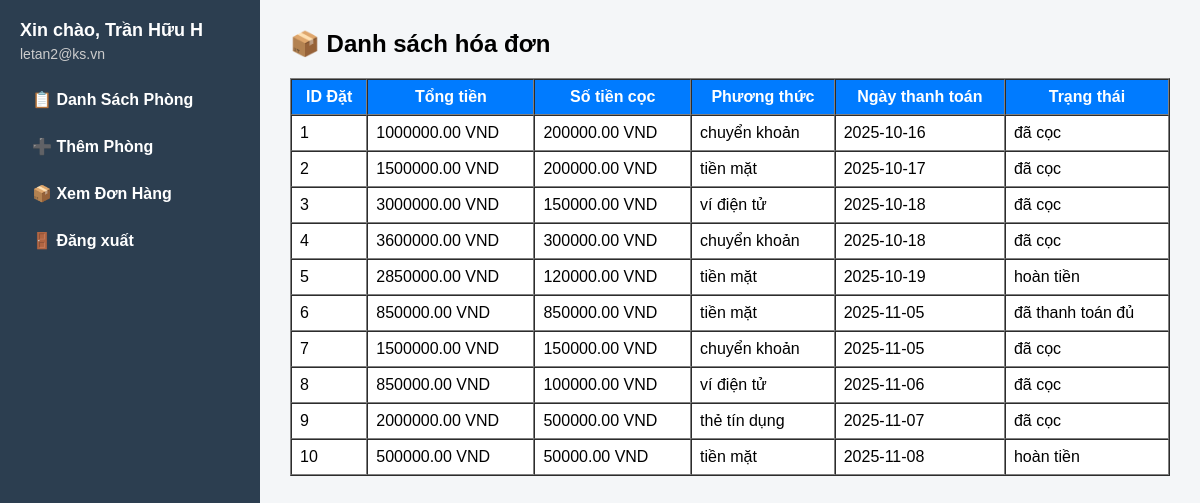
Screenshot of /index.php?page=hoadon.php (signed in) with the database file from the repository.
### tables this page shows
CREATE TABLE hoa_don (
    id_thanh_toan INT(11) AUTO_INCREMENT PRIMARY KEY,
    id_dat INT(11) UNIQUE, 
    tong_tien DECIMAL(10,2) NOT NULL,
    so_tien_coc DECIMAL(10,2) DEFAULT 0.00,
    phuong_thuc ENUM('tiền mặt', 'chuyển khoản', 'ví điện tử', 'thẻ tín dụng') NOT NULL,
    ngay_thanh_toan DATE,
    trang_thai_tt ENUM('chưa thanh toán', 'đã cọc', 'đã thanh toán đủ', 'hoàn tiền') DEFAULT 'chưa thanh toán',
    
    FOREIGN KEY (id_dat) REFERENCES don_hang(id_dat)
);

### dbadmin.php (called while the page is built, shortened)
<?php
class DbAdmin {
    public $host = 'localhost';
    public $dbname = 'website_dat_phong_khach_san';
    public $username = 'root';
    public $password = '';
    public $db;
    function __construct() {
        $this->db = new mysqli($this->host, $this->username, $this->password, $this->dbname);
        $this->db->set_charset('utf8');
    }
    public function Laydanhsachhoadon() {
    $sql = "SELECT * FROM hoa_don";
    return $this->db->query($sql);
    }
}
?>

### hoadon.php (the view)
<?php
include 'DbAdmin.php';
$db = new DbAdmin();
$ds_hoadon = $db->Laydanhsachhoadon();
?>
<h2>📦 Danh sách hóa đơn</h2>
<table border="1" cellpadding="8" cellspacing="0" style="width:100%; background:white;">
    <tr style="background:#007bff; color:white;">
        <th>ID Đặt</th>
        <th>Tổng tiền</th>
        <th>Số tiền cọc</th>
        <th>Phương thức</th>
        <th>Ngày thanh toán</th>
        <th>Trạng thái</th>
    </tr>
    <?php while ($row = $ds_hoadon->fetch_assoc()): ?>
    <tr>
        <td><?= $row['id_dat'] ?></td>
        <td><?= $row['tong_tien'] ?> VND</td>
        <td><?= $row['so_tien_coc'] ?> VND</td>
        <td><?= $row['phuong_thuc'] ?></td>
        <td><?= $row['ngay_thanh_toan'] ?></td>
        <td><?= $row['trang_thai_tt'] ?></td>
    </tr>
    <?php endwhile; ?>
</table>

### index.php (style rules this page uses)
body { margin: 0; font-family: Arial, sans-serif; background: #f4f6f8; }
.content h2 { margin-top: 0; }

### rows the page displays
hoa_don: id_dat "1", tong_tien "1000000.00", so_tien_coc "200000.00", phuong_thuc "chuyển khoản", ngay_thanh_toan "2025-10-16", trang_thai_tt "đã cọc"
hoa_don: id_dat "2", tong_tien "1500000.00", so_tien_coc "200000.00", phuong_thuc "tiền mặt", ngay_thanh_toan "2025-10-17", trang_thai_tt "đã cọc"
hoa_don: id_dat "3", tong_tien "3000000.00", so_tien_coc "150000.00", phuong_thuc "ví điện tử", ngay_thanh_toan "2025-10-18", trang_thai_tt "đã cọc"
hoa_don: id_dat "4", tong_tien "3600000.00", so_tien_coc "300000.00", phuong_thuc "chuyển khoản", ngay_thanh_toan "2025-10-18", trang_thai_tt "đã cọc"
hoa_don: id_dat "5", tong_tien "2850000.00", so_tien_coc "120000.00", phuong_thuc "tiền mặt", ngay_thanh_toan "2025-10-19", trang_thai_tt "hoàn tiền"
hoa_don: id_dat "6", tong_tien "850000.00", so_tien_coc "850000.00", phuong_thuc "tiền mặt", ngay_thanh_toan "2025-11-05", trang_thai_tt "đã thanh toán đủ"
hoa_don: id_dat "7", tong_tien "1500000.00", so_tien_coc "150000.00", phuong_thuc "chuyển khoản", ngay_thanh_toan "2025-11-05", trang_thai_tt "đã cọc"
hoa_don: id_dat "8", tong_tien "850000.00", so_tien_coc "100000.00", phuong_thuc "ví điện tử", ngay_thanh_toan "2025-11-06", trang_thai_tt "đã cọc"
hoa_don: id_dat "9", tong_tien "2000000.00", so_tien_coc "500000.00", phuong_thuc "thẻ tín dụng", ngay_thanh_toan "2025-11-07", trang_thai_tt "đã cọc"
hoa_don: id_dat "10", tong_tien "500000.00", so_tien_coc "50000.00", phuong_thuc "tiền mặt", ngay_thanh_toan "2025-11-08", trang_thai_tt "hoàn tiền"

### other values shown
$admin['ho_ten'] "Trần Hữu H"
$admin['email'] "letan2@ks.vn"
